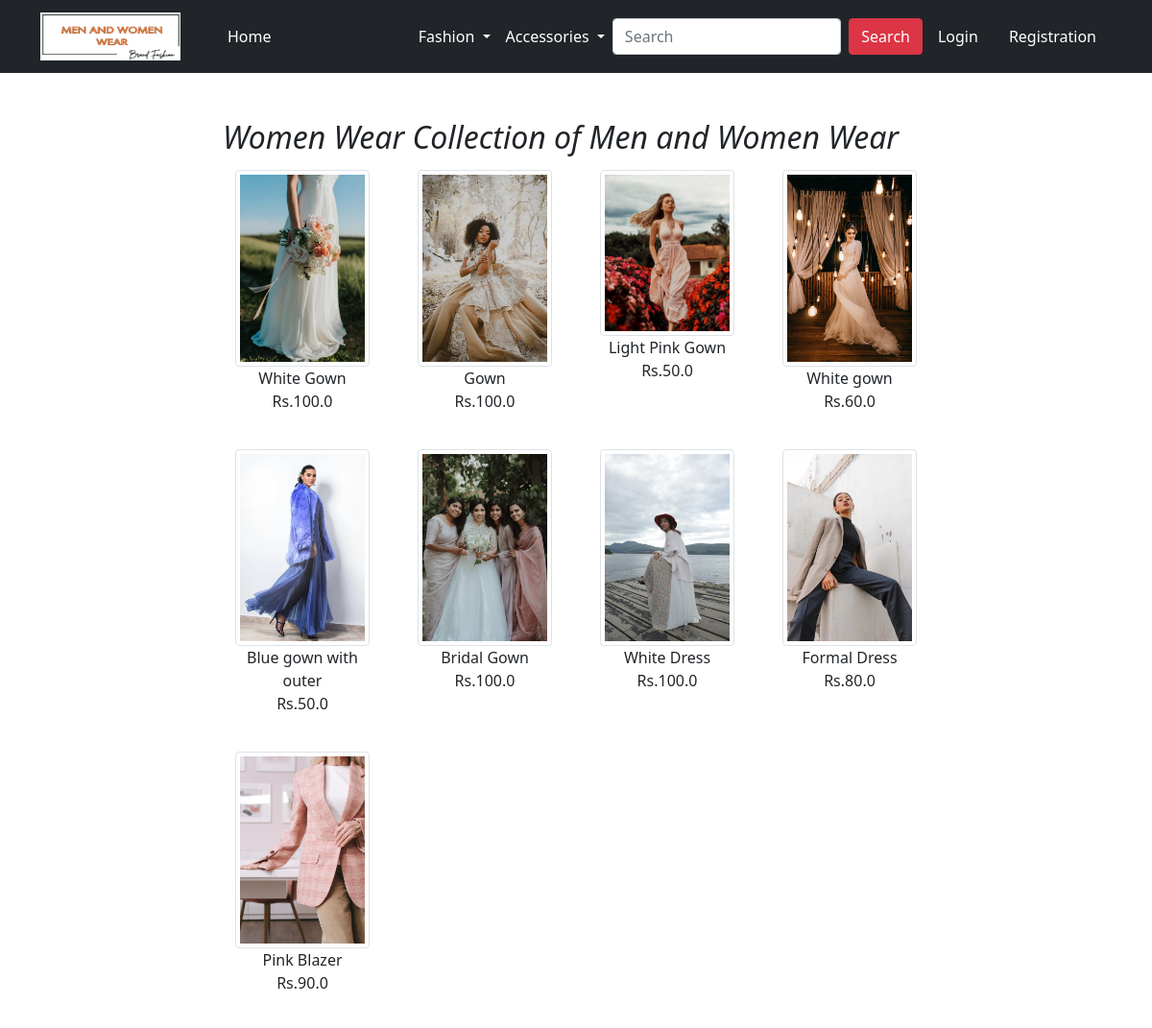
The page /femalewear/ on the database its author committed.
### app/models.py (models this page shows, shortened)
class Product(models.Model):
    title = models.CharField(max_length=100)
    price = models.FloatField()
    discounted_price = models.FloatField()
    description = models.TextField()
    category = models.CharField(choices = CATEGORY_CHOICES, max_length=2)
    product_image = models.ImageField(upload_to='productimg')

### app/views.py (the view)
# urls.py: path('femalewear/', views.femalewear, name='femalewear'),
def femalewear(request):
    totalitem = 0
    female = Product.objects.filter(category = 'F')
    if request.user.is_authenticated:
             totalitem = len(Cart.objects.filter(user=request.user))
    return render(request, 'app/femalewear.html',{'female':female, 'totalitem':totalitem})

### app/templates/app/femalewear.html (shortened to what this page needs)
{% extends 'app/base.html' %}
{% load static %}
{% block main-content %}
<div class="container my-5">
 <div class="row">
  <div class="col-sm-2">
  </div>
  <div class="col-sm-8">
      <div class="row">
        <h2 font-size="20px"><i>Women Wear Collection of Men and Women Wear</i></h2>
         {% for product in female %}
        <div class= "col-sm-3 text-center mb-4">
          <a href= "{% url 'product-detail' product.id %}"
            class= "btn">
             <div class ="item">
                <img src="{{product.product_image.url}}" alt="" class="img-fluid img-thumbnail">
               <div class = "fw-blod">{{product.title}}</div>
               <div class = "fw-blod">Rs.{{product.discounted_price}}
               </div>
             </div>
              </a>
        </div>
      {% endfor %}
  </div>
 </div>
</div>
{% endblock main-content %}

### rows shown on the page
Product: product_image (picture), title "White Gown", discounted_price "100.0"
Product: product_image (picture), title "Gown", discounted_price "100.0"
Product: product_image (picture), title "Light Pink Gown", discounted_price "50.0"
Product: product_image (picture), title "White gown", discounted_price "60.0"
Product: product_image (picture), title "Blue gown with outer", discounted_price "50.0"
Product: product_image (picture), title "Bridal Gown", discounted_price "100.0"
Product: product_image (picture), title "White Dress", discounted_price "100.0"
Product: product_image (picture), title "Formal Dress", discounted_price "80.0"
Product: product_image (picture), title "Pink Blazer", discounted_price "90.0"
